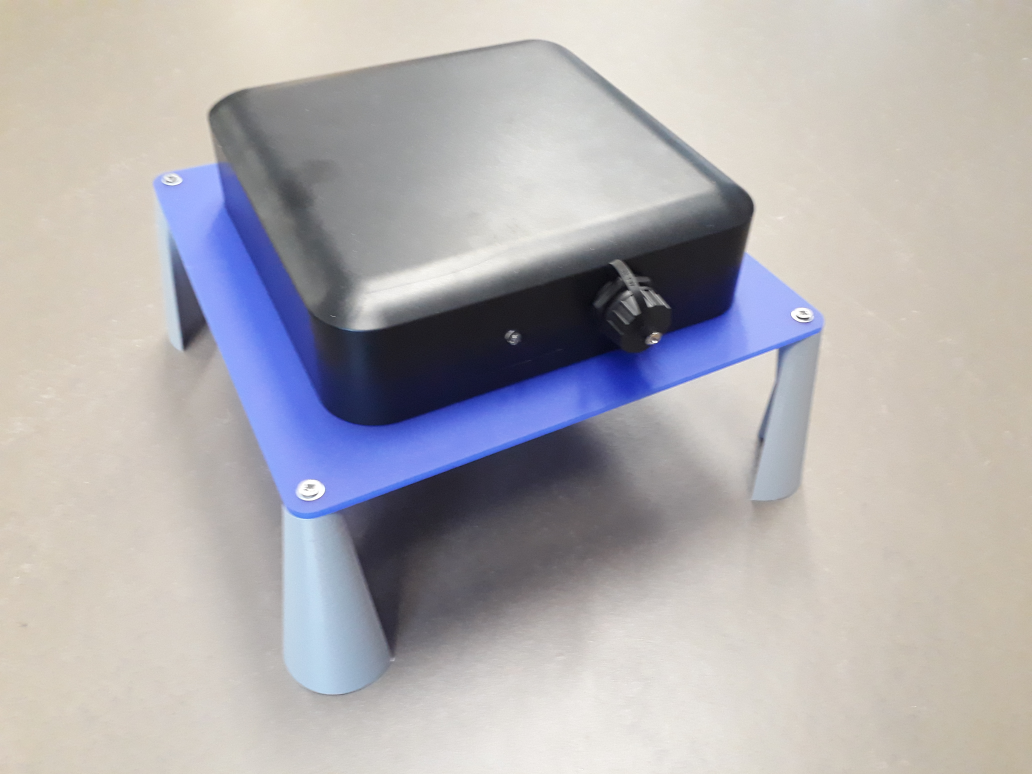
#> input picture Hardware/images/camtrap_full.jpg, 4128 x 3096 px (shown at 1/4 size)
$ python -i bug_tracking.py   (imports and definitions only)
#> lines starting #> are read from the running program, lines starting #| are printed output that depends on the picture; after the words box and inside, x2 and y2 are one past the last pixel; in counts of white or black regions, pixels touching at a corner belong together
#> further down, picture is the input picture: shape (3096, 4128, 3); mean B, G, R 177.3, 175.2, 178.3
# bug tracking functions

import numpy as np
import matplotlib.pyplot as plt
import time
import cv2


def detect_shape(picture, render_detected_shapes=False):
    ##### paramètres
    # flou
#> called with render_detected_shapes = False
    blur_kernel = 9 # 13 5
    # canny
    canny_threshold_1 = 10 # 10 40 5 avec 40 très peu de faux négatifs, avec 5 beaucoup de faux négatifs
    canny_threshold_2 = 3*canny_threshold_1
    # fermeture morphologique
    closing_kernel = 5
    closing_iterations = 2
    # quelles formes on conserve
    min_area_threshold = 10 # 25 50 10


    # flou gaussien
    blurred = cv2.GaussianBlur(picture, (blur_kernel, blur_kernel), 0)

    # Détection des contours
    edges = cv2.Canny(blurred, canny_threshold_1, canny_threshold_2)
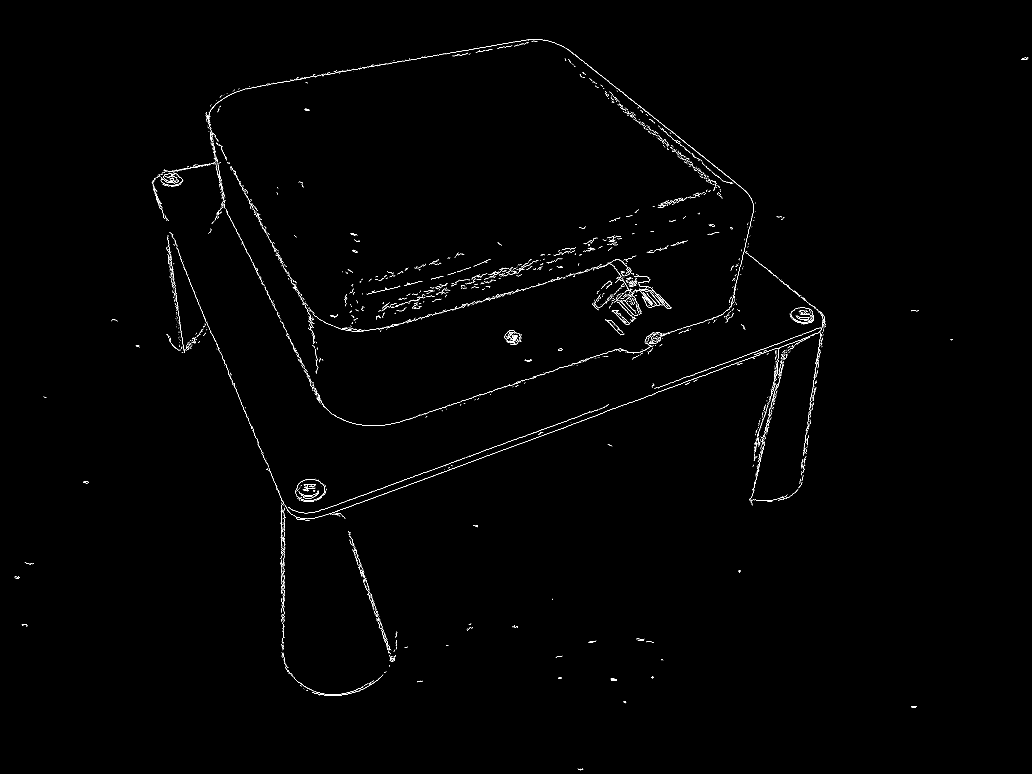
#> edges: shape (3096, 4128) (shown at 1/4 size); 0.36% white in thin lines or dots

    # Fermeture des contours détectés
    kernel_size = (closing_kernel, closing_kernel)
    kernel = np.ones(kernel_size, np.uint8)
    closed_edges = cv2.morphologyEx(edges, cv2.MORPH_CLOSE, kernel, iterations=closing_iterations)
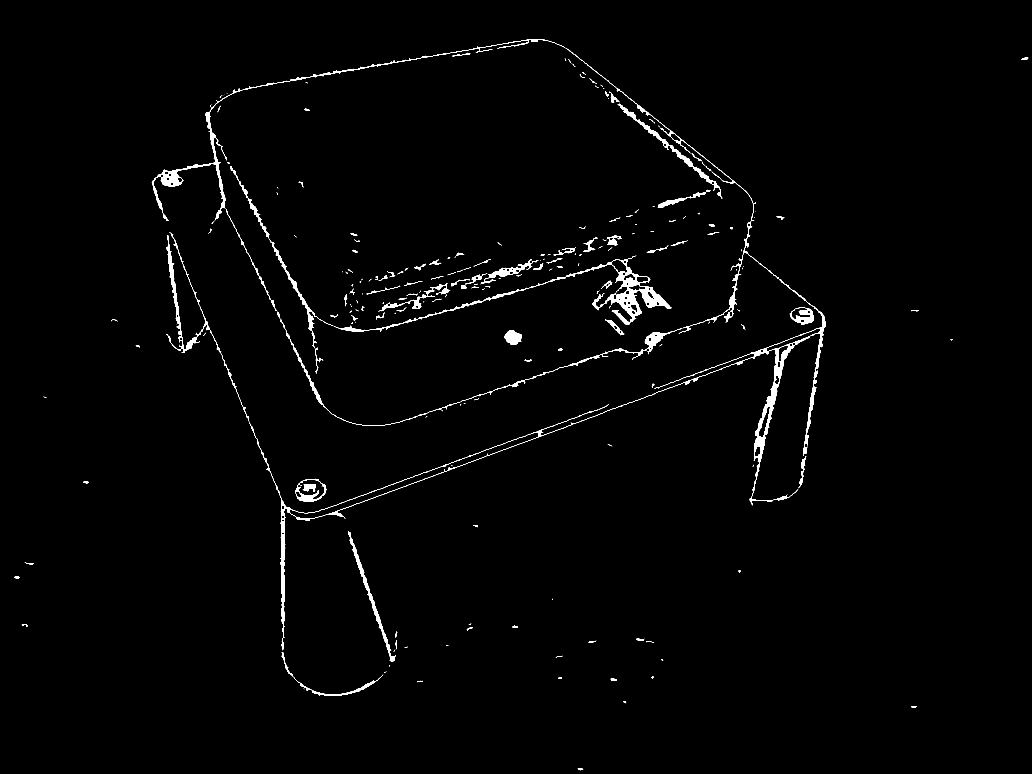
#> closed_edges: shape (3096, 4128) (shown at 1/4 size); 1.2% white; 309 white regions (120 under 20 px)
    contours, _ = cv2.findContours(closed_edges.copy(), cv2.RETR_EXTERNAL, cv2.CHAIN_APPROX_SIMPLE)
#> contours = 306 contours, 166 with area under 20; largest, box (x1, y1, x2, y2) and area: (1161, 1234, 3303, 2081) 24423, (2263, 1022, 2686, 1289) 20206, (607, 389, 904, 883) 9682, (1182, 1915, 1305, 2008) 8532, (1057, 1833, 1185, 2601) 6106

    # Verification de la forme des contours : approximation par un polygone et vérification de l'aire
    patatoide_contours = []
    shape_areas = []
    shape_speeds = []
    for contour in contours:
        epsilon = 0.04 * cv2.arcLength(contour, True)
        approx = cv2.approxPolyDP(contour, epsilon, True)

        if len(approx) >= 5 and cv2.contourArea(contour) > min_area_threshold:
            patatoide_contours.append(contour)
            shape_areas.append(cv2.contourArea(contour))
            u_mean = np.mean(picture[cv2.drawContours(np.zeros_like(picture, dtype=np.uint8), [contour], -1, 255, -1) == 255])
            shape_speeds.append(u_mean)
        else:
            print(f"rejecting contour of len {len(approx)} and area {cv2.contourArea(contour)}")
#> this loop made 306 passes
#> (epsilon, u_mean) on passes 6, 7, 8, 23, 24, 25, 28, 32, 38, 61, 65, 70: (2.58, 219), (1.32, 216.4), (0.866, 211), (2.56, 130.8), (2.4, 157.7), (2.78, 174.7), (2.06, 203.3), (1.87, 93.11), (14.94, 236.4), (5.06, 208.3), (1.62, 212.6), (2.71, 57.33)
#> (epsilon, approx) on passes 1, 2, 3, 4, 5, 9: (1.92, [[2311, 3075], [2320, 3080], [2332, 3077]]), (1.92, [[3644, 2825], [3650, 2829], [3665, 2827], [3663, 2824]]), (1.13, [[2493, 2807], [2500, 2812], [2504, 2809], [2501, 2806]]), (0.217, [[1214, 2755], [1215, 2755], [1216, 2756], [1216, 2755]]), (1.95, [[1691, 2723], [1670, 2725], [1670, 2728]]), (0.533, [[1532, 2698], [1528, 2702], [1528, 2703]])
#| rejecting contour of len 3 and area 71.5
#| rejecting contour of len 4 and area 84.5
#| rejecting contour of len 4 and area 36.0
#| rejecting contour of len 4 and area 0.5
#| rejecting contour of len 3 and area 30.5
#| rejecting contour of len 3 and area 2.0
#| rejecting contour of len 2 and area 1.0
#| rejecting contour of len 5 and area 1.5
#> (further printed lines are left out)
#> after the loop, patatoide_contours = 51 contours, 6 with area under 20; largest, box (x1, y1, x2, y2) and area: (607, 389, 904, 883) 9682, (1182, 1915, 1305, 2008) 8532, (3159, 1230, 3256, 1299) 4746, (2018, 1321, 2086, 1380) 2666, (2428, 940, 2487, 981) 894; shape_areas = 51 values, max 9682.5 at index 48, min 12 at index 32, mean 600.3; shape_speeds = 51 values, max 242.8 at index 17, min 28.42 at index 26, mean 161.9
    img = np.zeros_like(picture)
    if render_detected_shapes:
        color = (1,1,1)
        for contour in patatoide_contours:
            cv2.drawContours(img, [contour], -1, color, 2)
            cv2.fillPoly(img, [contour], color)

    return img, shape_areas, shape_speeds


# [73 lines left out: functions detect_blobs, compute_speed, crop_and_resize, not called in this run]

>>> import cv2
>>> picture = cv2.imread('../Hardware/images/camtrap_full.jpg')
>>> result = detect_shape(picture)
